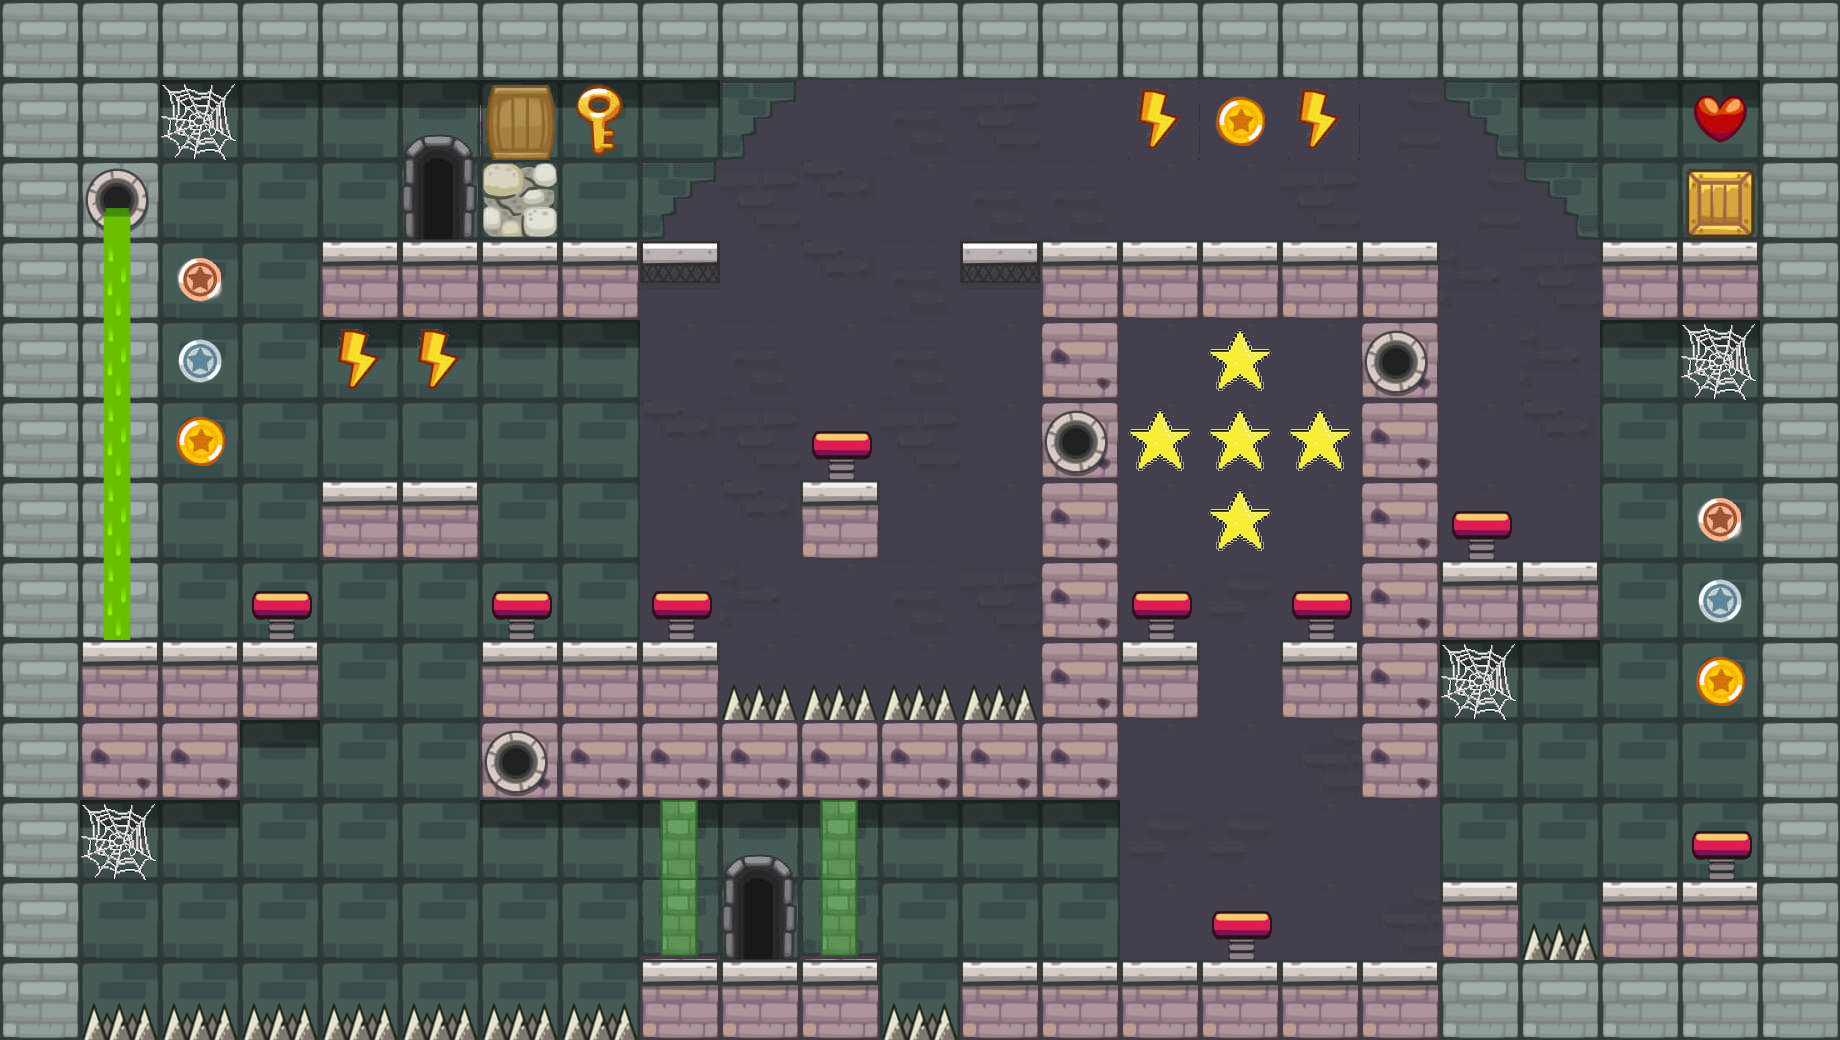

Rendered tile map (Tiled .tmx) drawn with the repository's tilesets; below, a short description and the map source with its tile grids summarised:
An orthogonal 23x13 tile map with 80x80 px tiles, 2 tile layers (Background, Graphics) and 63 objects.

<map version="1.5" tiledversion="1.7.2" orientation="orthogonal" renderorder="right-down" width="23" height="13" tilewidth="80" tileheight="80" infinite="0" nextlayerid="30" nextobjectid="148">
 <tileset firstgid="1" name="fileName" tilewidth="80" tileheight="80" tilecount="72" columns="12">
  <image source="fileName.png" width="1024" height="512" />
 </tileset>
 <layer id="16" name="Background" width="23" height="13">
  <data>[299 cells, 299 non-empty, 4 distinct tile ids]</data>
 </layer>
 <layer id="17" name="Graphics" width="23" height="13">
  <data>[299 cells, 217 non-empty, 35 distinct tile ids]</data>
 </layer>
 <objectgroup id="18" name="Coins">
  <object id="74" x="160" y="240" width="80" height="80">
   <properties>
    <property name="bronze" value="" />
   </properties>
  </object>
  <object id="75" x="160" y="320" width="80" height="80">
   <properties>
    <property name="silver" value="" />
   </properties>
  </object>
  <object id="76" x="160" y="400" width="80" height="80">
   <properties>
    <property name="gold" value="" />
   </properties>
  </object>
  <object id="77" x="1200" y="80" width="80" height="80">
   <properties>
    <property name="gold" value="" />
   </properties>
  </object>
  <object id="78" x="1680" y="480" width="80" height="80">
   <properties>
    <property name="bronze" value="" />
   </properties>
  </object>
  <object id="79" x="1680" y="560" width="80" height="80">
   <properties>
    <property name="silver" value="" />
   </properties>
  </object>
  <object id="80" x="1680" y="640" width="80" height="80">
   <properties>
    <property name="gold" value="" />
   </properties>
  </object>
 </objectgroup>
 <objectgroup id="19" name="Bricks">
  <object id="81" x="0" y="0" width="160" height="800" />
  <object id="82" x="0" y="800" width="80" height="240" />
  <object id="83" x="160" y="640" width="160" height="80" />
  <object id="84" x="160" y="720" width="80" height="80" />
  <object id="85" x="480" y="640" width="240" height="160" />
  <object id="87" x="1040" y="320" width="80" height="400" />
  <object id="89" x="1040" y="240" width="400" height="80" />
  <object id="90" x="1360" y="320" width="80" height="480" />
  <object id="92" x="640" y="960" width="240" height="80" />
  <object id="93" x="960" y="960" width="880" height="80" />
  <object id="94" x="1440" y="880" width="80" height="80" />
  <object id="95" x="1600" y="880" width="240" height="80" />
  <object id="96" x="160" y="0" width="1680" height="80" />
  <object id="97" x="1760" y="80" width="80" height="800" />
  <object id="98" x="1600" y="240" width="160" height="80" />
  <object id="99" x="1440" y="560" width="160" height="80" />
  <object id="100" x="800" y="480" width="80" height="80" />
  <object id="101" x="320" y="240" width="320" height="80" />
  <object id="102" x="480" y="80" width="80" height="160" />
  <object id="136" x="720" y="720" width="400" height="80" />
  <object id="137" x="1120" y="640" width="80" height="80" />
  <object id="138" x="1280" y="640" width="80" height="80" />
  <object id="147" x="320" y="480" width="160" height="80" />
 </objectgroup>
 <objectgroup id="20" name="Boxes">
  <object id="104" x="1680" y="160" width="80" height="80" />
 </objectgroup>
 <objectgroup id="21" name="Trampoline">
  <object id="105" x="240" y="560" width="80" height="80" />
  <object id="106" x="480" y="560" width="80" height="80" />
  <object id="108" x="640" y="560" width="80" height="80" />
  <object id="109" x="800" y="400" width="80" height="80" />
  <object id="112" x="1200" y="880" width="80" height="80" />
  <object id="113" x="1680" y="800" width="80" height="80" />
  <object id="114" x="1440" y="480" width="80" height="80" />
  <object id="139" x="1120" y="560" width="80" height="80" />
  <object id="141" x="1280" y="560" width="80" height="80" />
 </objectgroup>
 <objectgroup id="22" name="Lightnings">
  <object id="115" x="320" y="320" width="80" height="80" />
  <object id="116" x="400" y="320" width="80" height="80" />
  <object id="117" x="1120" y="80" width="80" height="80" />
  <object id="118" x="1280" y="80" width="80" height="80" />
 </objectgroup>
 <objectgroup id="23" name="Stars">
  <object id="119" x="1120" y="400" width="80" height="80" />
  <object id="120" x="1200" y="400" width="80" height="80" />
  <object id="121" x="1280" y="400" width="80" height="80" />
  <object id="122" x="1200" y="320" width="80" height="80" />
  <object id="123" x="1200" y="480" width="80" height="80" />
 </objectgroup>
 <objectgroup id="24" name="Hearts">
  <object id="124" x="1680" y="80" width="80" height="80" />
 </objectgroup>
 <objectgroup id="25" name="Door">
  <object id="125" x="720" y="800" width="80" height="80" />
  <object id="126" x="720" y="880" width="80" height="80" />
 </objectgroup>
 <objectgroup id="26" name="GreenWall">
  <object id="142" x="640" y="800" width="80" height="80" />
  <object id="143" x="640" y="880" width="80" height="80" />
  <object id="144" x="800" y="800" width="80" height="80" />
  <object id="146" x="800" y="880" width="80" height="80" />
 </objectgroup>
 <objectgroup id="27" name="Key">
  <object id="129" x="560" y="80" width="80" height="80" />
 </objectgroup>
 <objectgroup id="28" name="Spikes">
  <object id="130" x="720" y="640" width="320" height="80" />
  <object id="131" x="880" y="960" width="80" height="80" />
  <object id="132" x="80" y="960" width="560" height="80" />
  <object id="133" x="1520" y="880" width="80" height="80" />
 </objectgroup>
 <objectgroup id="29" name="UpBricks">
  <object id="134" x="640" y="240" width="80" height="80" />
  <object id="135" x="960" y="240" width="80" height="80" />
 </objectgroup>
</map>